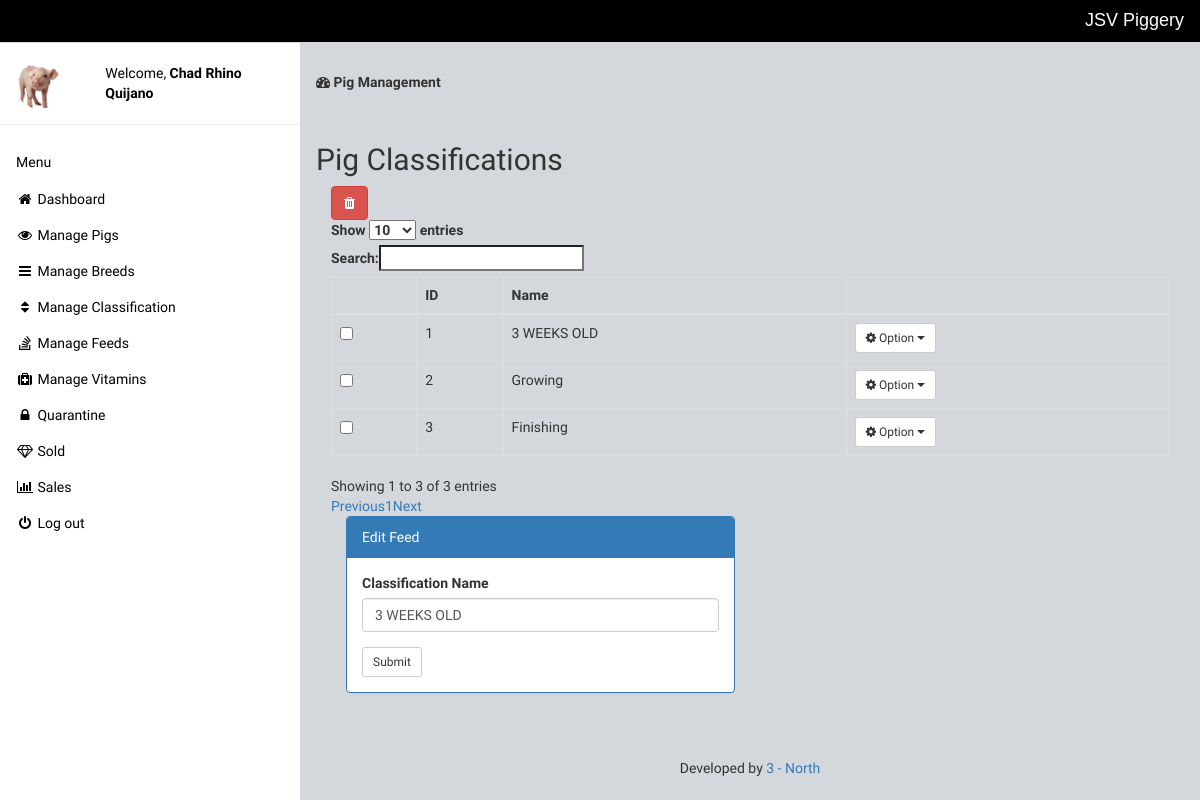
Page /manage-classification.php?edit&id=1 (signed in) on the committed database.
### tables this page shows
CREATE TABLE `classification` (
  `id` int(50) NOT NULL,
  `name` varchar(50) NOT NULL
);

### manage-classification.php (the view, shortened to what this page needs)
<?php include 'setting/system.php'; ?>
<?php include 'theme/head.php'; ?>
<?php include 'theme/sidebar.php'; ?>
<div class="w3-main" style="margin-left:300px;margin-top:43px;">
	<header class="w3-container" style="padding-top:22px">
		<h5><b><i class="fa fa-dashboard"></i> Pig Management</b></h5>
	</header>
	<div class="w3-container" style="padding-top:22px">
		<div class="w3-row">
			<h2>Pig Classifications</h2>
			<div class="col-md-12">
				<a title="Check to delete from list" data-toggle="modal" data-target="#_removed" id="delete" class="btn btn-danger"><i class="fa fa-trash"></i>
				</a>
				<form method="post" action="delete_classification.php">
					<table class="table table-hover table-bordered" id="table">
						<thead>
							<tr>
								<th></th>
								<th>ID</th>
								<th>Name</th>
								<th></th>
							</tr>
						</thead>
						<tbody>
							<?php
							$get = $db->query("SELECT * FROM classification");
							$res = $get->fetchAll(PDO::FETCH_OBJ);
							foreach ($res as $n) { ?>
								<tr>
									<td>
										<input type="checkbox" name="selector[]" value="<?php echo $n->id ?>">
									</td>
									<td> <?php echo $n->id; ?> </td>
									<td> <?php echo $n->name; ?> </td>
									<td class="dropdown">
										<button class="btn btn-sm btn-default dropdown-toggle" type="button" data-toggle="dropdown"><i class="fa fa-cog"></i> Option
											<span class="caret"></span></button>
									</td>
								</tr>
							<?php }
							?>
						</tbody>
					</table>
				</form>
			</div>
			<?php
			$title = "Add New Classification";
			$name = "";
			$button_name = "submit";
			if (isset($_GET['edit'])) {
				$id = $_GET['id'];
				$get = $db->query("SELECT * FROM classification WHERE id = '$id'");
				$res = $get->fetch(PDO::FETCH_OBJ);
				$title = "Edit Feed";
				$name = $res->name;
				$button_name = "update";
			}
			?>
			<div class="col-md-6">
				<div class="panel panel-primary">
					<div class="panel-heading"><?= $title ?></div>
					<div class="panel-body">
						<form method="post">
							<div class="form-group">
								<label class="control-label">Classification Name</label>
								<input type="text" name="classification" class="form-control" placeholder="Enter classification name" value="<?= $name ?>">
							</div>
							<button class="btn btn-sm btn-default" type="submit" name="<?= $button_name ?>">Submit</button>
						</form>
					</div>
				</div>
			</div>
		</div>
	</div>
</div>
<?php include 'theme/foot.php'; ?>

### theme/head.php (style rules this page uses)
body { font-family: 'Baumans'; background-color: #d4d8dd; }

### rows in the picture
classification: id "1", name "3 WEEKS OLD", classification "3 WEEKS OLD"
classification: id "2", name "Growing"
classification: id "3", name "Finishing"

### other values in the picture
NAME_X "JSV Piggery"
$_SESSION['name'] "Chad Rhino Quijano"
$title "Edit Feed"
